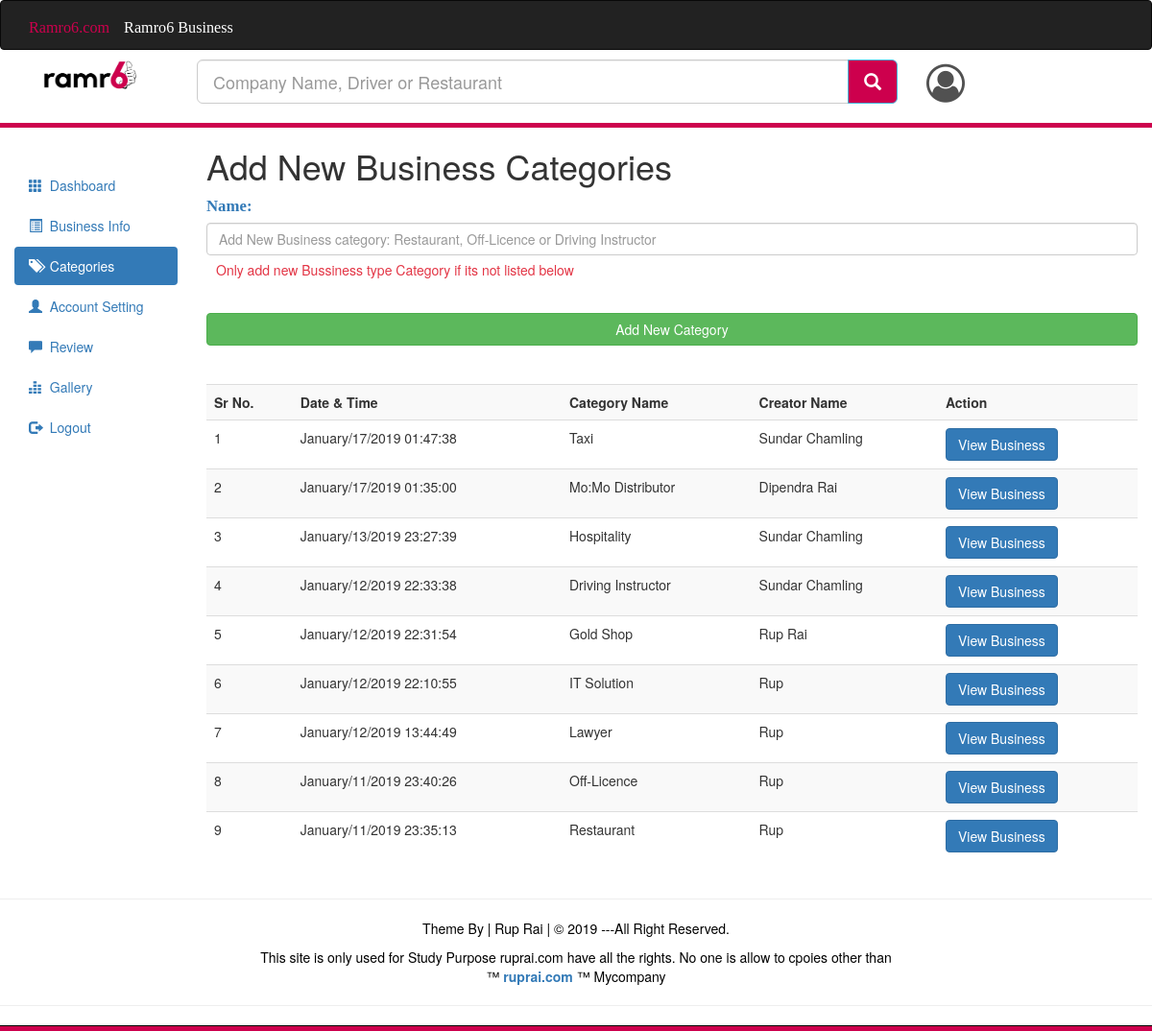
Screenshot of /Categories.php (signed in) with the database file from the repository.
### tables this page shows
CREATE TABLE `category` (
  `id` int(10) NOT NULL,
  `datetime` varchar(50) NOT NULL,
  `name` varchar(100) NOT NULL,
  `creatorname` varchar(200) NOT NULL
);

### Categories.php (the view, shortened to what this page needs)
<!doctype html>
<html>
<head>
	<link rel="stylesheet" href="https://maxcdn.bootstrapcdn.com/bootstrap/3.3.7/css/bootstrap.min.css">
	<link rel="stylesheet" href="https://cdnjs.cloudflare.com/ajax/libs/font-awesome/4.7.0/css/font-awesome.min.css">
	<link rel="stylesheet" href="css/adminstyles.css">
</head>
<body>
	<nav class="navbar navbar-inverse" role="navigation">
		<div class="container">
			<div class="navbar-header">
				<div>
				<a class="navbar-brand" href="Company.php">
					<span class="BrandName">Ramro6.com</span></a>
				<a class="navbar-brand" href="Clienthome.php">
					<span class="BrandName" style="color:#FFFFFF;">Ramro6 Business</span></a>
			</div>
			<div class="collapse navbar-collapse" id="collapse"></div>
		</div>
		</div>
	</nav>
	<div class="container">
            <div class="col-sm-2">
               <a href="Home.php">
                <img src="images/ramro-logo.jpg" width="100" height="50" class="img-responsive BrandImage">
				</a>
            </div>
            <div class="flipkart-navbar-search smallsearch col-sm-8 col-xs-11" style="margin: -10px 0 20px -30px;">
				<form action="Dashboard.php">
					<div id="custom-search-input">
						<div class="input-group col-md-12">
							<input type="text" name="Search" class="form-control input-lg" placeholder="Company Name, Driver or Restaurant" />
							<span class="input-group-btn">
								<button class="btn btn-info btn-lg" type="button" name="SearchButton">
									<i class="glyphicon glyphicon-search"></i>
								</button>
							</span>
						</div>
					</div>
				</form>
            </div>
		<div class="col-sm-2" style="margin-top: -5px;">
                <i class="fa fa-user-circle-o pull-left" style="font-size:40px;color:#515151"></i>
            </div>
        </div>
	<div class="Line topspace"></div>
	<div class="container-fluid">
		<div class="row">
		<div class="col-sm-2">
				<br><br>
				<ul id="Side_Menu" class="nav nav-pills nav-stacked">
				<li><a href="dashboard.php"><span class="glyphicon glyphicon-th"></span>&nbsp; Dashboard</a></li>
				<li><a href="Business.php"><span class="glyphicon glyphicon-list-alt"></span>&nbsp; Business Info</a></li>
				<li class="active"><a href="Categories.php"><span class="glyphicon glyphicon-tags"></span>&nbsp; Categories</a></li>
				<li><a href="Account.php"><span class="glyphicon glyphicon-user"></span>&nbsp; Account Setting</a></li>
				<li><a href="Review.php"><span class="glyphicon glyphicon-comment"></span>&nbsp; Review</a></li>
				<li><a href="Gallery.php"><span class="glyphicon glyphicon-equalizer"></span>&nbsp; Gallery</a></li>
				<li><a href="Logout.php"><span class="glyphicon glyphicon-log-out"></span>&nbsp; Logout</a></li>
				</ul>
			</div>
		<div class="col-sm-10">
				<h1>Add New Business Categories</h1>
				<div>
				<form action="Categories.php" method="post">
					<fieldset>
						<div class="form-group">
							<label for="categoryname"><span class="FieldInfo">Name:</span></label>
							<input class="form-control" type="text" name="Category" id="categoryname" placeholder="Add New Business category: Restaurant, Off-Licence or Driving Instructor">
							 <div class="invalid-feedback">Only add new Bussiness type Category if its not listed below</div>
						</div><br>
						<input class="btn btn-success btn-block" type="submit" name="Submit" value="Add New Category">
						<br><br>
					</fieldset>
				</form>
				</div>
				<div class="table-responsive">
					<table class="table table-striped table-hover">
					<tr>
						<th>Sr No.</th>
						<th>Date & Time</th>
						<th>Category Name</th>
						<th>Creator Name</th>
						<th>Action</th>
					</tr>
					<?php
						$ViewQuery = "SELECT * FROM category ORDER BY datetime DESC";
						$Execute=mysql_query($ViewQuery);
						$SrNo=0;
						while($DataRows=mysql_fetch_array($Execute)){
							$DateTime=$DataRows["datetime"];
							$CategoryName=$DataRows["name"];
							$CreatorName=$DataRows["creatorname"];
							$SrNo++;
					?>
					<tr>
						<td><?php echo $SrNo;   ?></td>
						<td><?php echo $DateTime;   ?></td>
						<td><?php echo $CategoryName;   ?></td>
						<td><?php echo $CreatorName;   ?></td>
						<td><a href="Company.php?Category=<?php echo $CategoryName; ?>">
							<span class="btn btn-primary">View Business</span></a>
						</td>
					</tr>
					<?php }?>
					</table>
				</div>
			</div>
		</div>
	</div>
<div>
<hr>
	<div id="footer">
		<p>
		Theme By | Rup Rai | &copy; 2019 ---All Right Reserved.
		</p>
		<p>
		This site is only used for Study Purpose ruprai.com have all the rights. No one is allow to cpoies other than <br>&trade; <a style="text-decoration: none; cursor: pointer; font-weight: bold;" href="#">ruprai.com</a> &trade; Mycompany
			<hr>
		</p>
	</div>
	<div class="Line topspace"></div>
</div>
</body>
</html>

### css/adminstyles.css (style rules this page uses)
body { background-color: #FFFFFF; }
.BrandName { font-family: Cambria, "Hoefler Text", "Liberation Serif", Times, "Times New Roman", "serif"; font-size: 0.9em; color: #cd004d; }
.BrandImage { margin-top: -15px; }
.topspace { height: 5px; background:#cd004d; }
#custom-search-input button { background: #cd004d; }
.FieldInfo { color: #337ab7; font-family: Cambria, "Hoefler Text", "Liberation Serif", Times, "Times New Roman", "serif"; font-size: 1.2em; }
.invalid-feedback { margin: 5px 0 0 10px; color: #e33545; }
#footer { border-bottom: 1px solid black; color: #000000; text-align: center; }
body { transition: background-color .5s; }

### rows the page displays
category: datetime "January/17/2019 01:47:38", name "Taxi", creatorname "Sundar Chamling"
category: datetime "January/17/2019 01:35:00", name "Mo:Mo Distributor", creatorname "Dipendra Rai"
category: datetime "January/13/2019 23:27:39", name "Hospitality", creatorname "Sundar Chamling"
category: datetime "January/12/2019 22:33:38", name "Driving Instructor", creatorname "Sundar Chamling"
category: datetime "January/12/2019 22:31:54", name "Gold Shop", creatorname "Rup Rai"
category: datetime "January/12/2019 22:10:55", name "IT Solution", creatorname "Rup"
category: datetime "January/12/2019 13:44:49", name "Lawyer", creatorname "Rup"
category: datetime "January/11/2019 23:40:26", name "Off-Licence", creatorname "Rup"
category: datetime "January/11/2019 23:35:13", name "Restaurant", creatorname "Rup"
